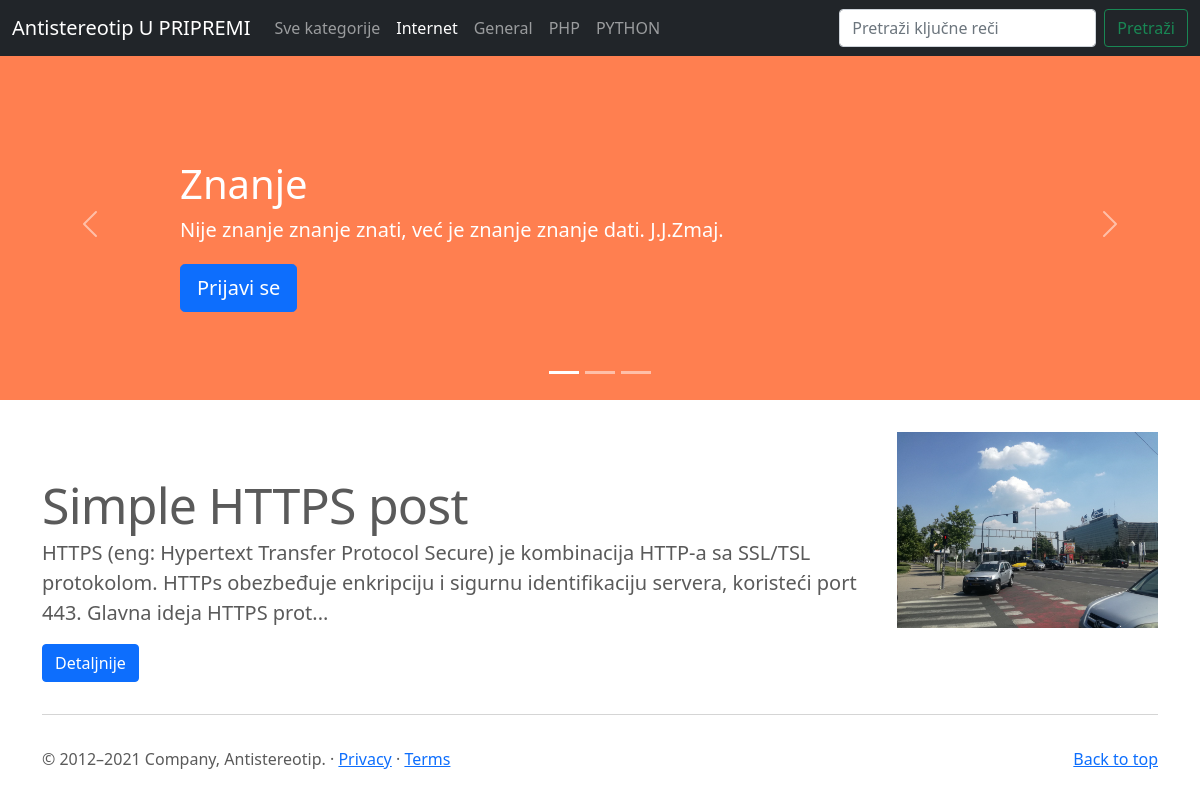
The app's page /blogCMS/index.php?category=1 with its own data.
### tables this page shows
CREATE TABLE `categories` (
  `id` int(11) NOT NULL,
  `text` varchar(100) NOT NULL
);

CREATE TABLE `posts` (
  `id` int(11) NOT NULL,
  `title` varchar(200) NOT NULL,
  `category` int(11) NOT NULL,
  `date` varchar(100) NOT NULL,
  `body` longtext NOT NULL,
  `img` varchar(100) NOT NULL,
  `author` varchar(100) NOT NULL,
  `keywords` varchar(200) NOT NULL
);

### blogCMS/index.php (the view, shortened to what this page needs)
<?php
include 'header.php';
if(isset($_GET['category'])) {
	$category = mysqli_real_escape_string($db, $_GET['category']);
	$query = "SELECT * FROM posts WHERE category='$category'";
} else {
	$query = "SELECT * FROM posts";
}
$posts = $db->query($query);
;?>
<main>
  <div id="myCarousel" class="carousel slide" data-bs-ride="carousel">
    <div class="carousel-indicators">
      <button type="button" data-bs-target="#myCarousel" data-bs-slide-to="0" class="active" aria-current="true" aria-label="Slide 1"></button>
      <button type="button" data-bs-target="#myCarousel" data-bs-slide-to="1" aria-label="Slide 2"></button>
      <button type="button" data-bs-target="#myCarousel" data-bs-slide-to="2" aria-label="Slide 3"></button>
    </div>
    <div class="carousel-inner">
      <div class="carousel-item active">
        <svg class="bd-placeholder-img" width="100%" height="100%" xmlns="http://www.w3.org/2000/svg" aria-hidden="true" preserveAspectRatio="xMidYMid slice" focusable="false"><rect width="100%" height="100%" fill="#FF7F50"/></svg>
        <div class="container">
          <div class="carousel-caption text-start">
            <h1>Znanje</h1>
            <p>Nije znanje znanje znati, već je znanje znanje dati. J.J.Zmaj.</p>
            <p><a class="btn btn-lg btn-primary" href="#">Prijavi se</a></p>
          </div>
        </div>
      </div>
    </div>
    <button class="carousel-control-prev" type="button" data-bs-target="#myCarousel" data-bs-slide="prev">
      <span class="carousel-control-prev-icon" aria-hidden="true"></span>
    </button>
    <button class="carousel-control-next" type="button" data-bs-target="#myCarousel" data-bs-slide="next">
      <span class="carousel-control-next-icon" aria-hidden="true"></span>
    </button>
  </div>
  <div class="container marketing">
		<?php if ($posts->num_rows > 0) {
		while ($row = $posts->fetch_assoc()) {
		?>
    <div class="row featurette">
      <div class="col-md-9">
        <h2 class="featurette-heading"><?php echo $row['title']; ?></h2>
        <p class="lead"><?php $body = $row['body']; echo substr($body, 0, 200).'...'; ?></p>
		<a href="single.php?post=<?php echo $row['id']; ?>" class="btn btn-primary">Detaljnije</a>
      </div>
      <div class="col-md-3">
		<img  class="bd-placeholder-img bd-placeholder-img-lg featurette-image img-fluid mx-auto" width="300" height="300" src="<?php echo $row['img']; ?>"/>
      </div>
    </div>
    <hr class="featurette-divider">
	<?php }} ?>
  </div>
<?php
include 'footer.php';
?>

### blogCMS/header.php (shortened to what this page needs)
<?php
include 'includes/db.php';
$query = "SELECT * FROM categories";
$categories = $db->query($query);
?>
<!doctype html>
<html lang="en">
  <head>
<link href="bootstrap-5/assets/dist/css/bootstrap.min.css" rel="stylesheet">
    <link href="bootstrap-5/carousel/carousel.css" rel="stylesheet">
  </head>
  <body>
<header>
  <nav class="navbar navbar-expand-md navbar-dark fixed-top bg-dark">
    <div class="container-fluid">
      <a class="navbar-brand" href="#">Antistereotip U PRIPREMI</a>
      <div class="collapse navbar-collapse" id="navbarCollapse">
        <ul class="navbar-nav me-auto mb-2 mb-md-0">
          <li class="nav-item">
		  <?php if(isset($_GET['category'])) { ?>
            <a class="nav-link" aria-current="page" href="index.php">Sve kategorije</a>
		  <?php } else { ?>
		  <a class="nav-link active" aria-current="page" href="index.php">Sve kategorije</a>
		  </li>
		  <?php } ?>
			<?php if($categories->num_rows > 0) {
				while ($row = $categories->fetch_assoc()){
					if (isset($_GET['category']) && $row['id'] == $_GET['category']) { ?>
          <li class="nav-item">
            <a class="nav-link active" href="index.php?category=<?php echo $row['id']; ?>"><?php echo $row['text']; ?></a>
          </li>
					<?php } else
						echo "<li class='nav-item active'><a class='nav-link' href='index.php?category=$row[id]'>$row[text]</a></li>"; ?>
			<?php }}  ?>
        </ul>
        <form class="d-flex" action="search.php" method="GET">
          <input class="form-control me-2" type="search" aria-label="Search" placeholder="Pretraži ključne reči" name="keys" value="<?php echo isset($_GET['keys']) ? $_GET['keys'] : ''; ?>">
          <button class="btn btn-outline-success" type="submit">Pretraži</button>
        </form>
      </div>
    </div>
  </nav>
</header>

### blogCMS/header.php (style rules this page uses)
.bd-placeholder-img { font-size: 1.125rem; text-anchor: middle; -webkit-user-select: none; -moz-user-select: none; user-select: none; }
@media (min-width: 768px) { .bd-placeholder-img-lg { font-size: 3.5rem; } }

### records on screen
categories: text "Internet"
categories: text "General"
categories: text "PHP"
categories: text "PYTHON"
posts: title "Simple HTTPS post", body "HTTPS (eng: Hypertext Transfer Protocol Secure) je kombinacija HTTP-a sa SSL/TSL protokolom. HTTPs obezbeđuje enkripciju i sigurnu identifikaciju servera, koristeći port 443. Glavna ideja HTTPS prot", img (picture)
